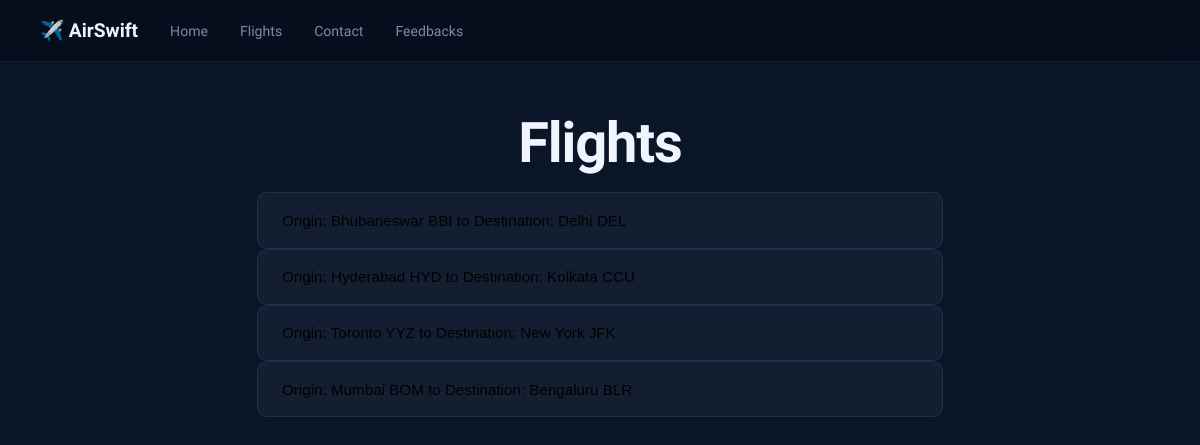
Page /all_flights/ (signed in) on the committed database.
### mesy/models.py (models this page shows, shortened)
class Flight(models.Model):
    origin = models.ForeignKey(City, on_delete=models.CASCADE, related_name="depature")
    destination = models.ForeignKey(City, on_delete=models.CASCADE, related_name="arrivals")
    duration = models.IntegerField()

class City(models.Model):
    city = models.CharField(max_length=64)
    code = models.CharField(max_length=64)
    def __str__(self):
        return f"{self.city} {self.code}"

### mesy/views.py (the view)
# urls.py: path("all_flights/", views.flight_view, name="all_flight"),
@login_required
def flight_view(request):
    flights = Flight.objects.all()
    return render(request, "mesy/all_flight.html", {"flights":flights})

### mesy/templates/mesy/all_flight.html
{% extends 'mesy/layout.html' %}
{% block body %}
    <h1>Flights</h1>
    {% for flight in flights %}
    <ul>
        <li style="list-style-type: none;"><a href="{% url 'passenger' flight.id %}" style="color:black; text-decoration: none; font-family:sans-serif;">Origin: {{ flight.origin }} to  Destination: {{ flight.destination }}</a></li>
    </ul>
    {% endfor %}
{% endblock %}

### mesy/static/mesy/index.css (style rules this page uses)
*, *::before, *::after { box-sizing: border-box; margin: 0; padding: 0; }
:root { --sky: #0a1628; --deep: #060e1c; --accent: #4f9cf9; --glow: #7bb8ff; --white: #f0f4ff; --muted: #7a8ba8; --card-bg: rgba(255,255,255,0.04); --card-border: rgba(79,156,249,0.15); }
body { background: var(--sky); color: var(--white); font-family: 'NTR', sans-serif; min-height: 100vh; overflow-x: hidden; }
h1 { font-family: 'NTR', sans-serif; font-size: clamp(2rem, 5vw, 3.5rem); font-weight: 800; letter-spacing: -0.02em; margin-bottom: 1rem; color: var(--white); }
a { color: var(--accent); text-decoration: none; transition: color 0.2s; }
body > h3, body > h1, body > p, body > a.btn { text-align: center; }
body { padding-top: 0; }
ul { list-style: none; padding: 0; max-width: 750px; margin: 0 auto; display: flex; flex-direction: column; gap: 0.8rem; }
ul li { background: var(--card-bg); border: 1px solid var(--card-border); border-radius: 10px; padding: 1.1rem 1.5rem; transition: all 0.2s; }
ul li a { color: var(--white); font-size: 0.95rem; font-weight: 500; }
body > h1, body > h2, body > h3, body > p, body > ul, body > form, body > .features { padding-left: 2rem; padding-right: 2rem; }
body > h1 { padding-top: 3rem; max-width: 1000px; margin-left: auto; margin-right: auto; }

### rows in the picture
Flight: origin "Bhubaneswar BBI", destination "Delhi DEL"
Flight: origin "Hyderabad HYD", destination "Kolkata CCU"
Flight: origin "Toronto YYZ", destination "New York JFK"
Flight: origin "Mumbai BOM", destination "Bengaluru BLR"
